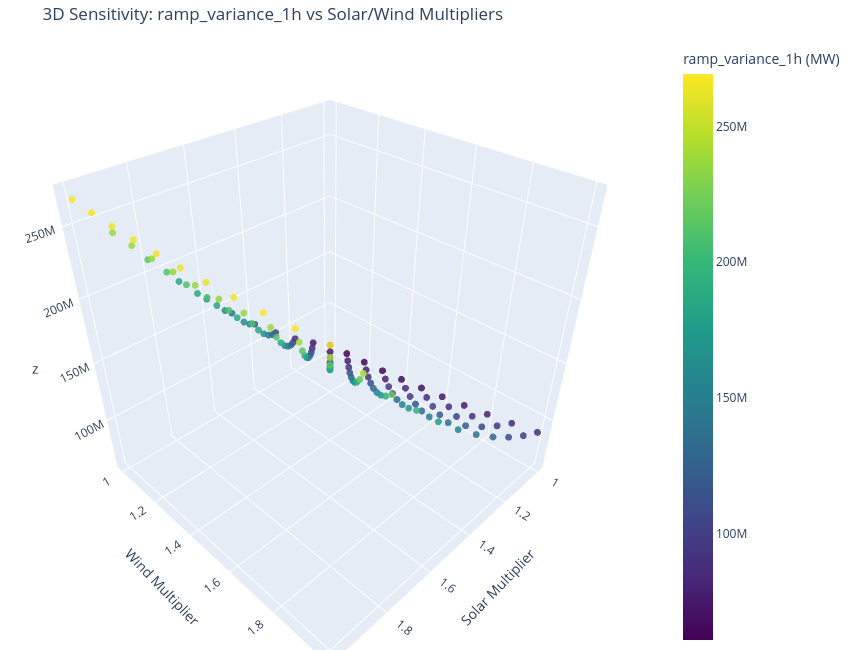
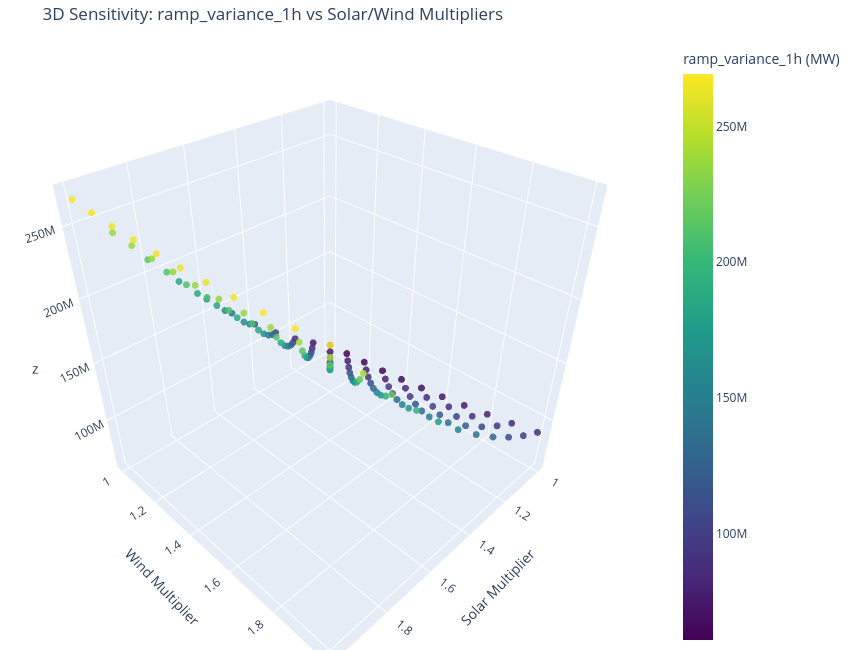

The notebook cell these images were saved under, in order:
### Code cell
def plot_3D(df, z_col):
    import plotly.express as px
    from pathlib import Path
    
    df[z_col] = df['risk'].apply(lambda risk: risk.get(z_col))

    x_col = "multiplier_soler" if "multiplier_soler" in df.columns else "multiplier_solar"
    y_col= "multiplier_wind"   

    fig = px.scatter_3d(
        df,
        x=x_col,
        y= y_col,
        z=df['risk'].apply(lambda risk: risk.get(z_col)),
        color=z_col,
        color_continuous_scale="Viridis",
        labels={
            x_col: "Solar Multiplier",
            "multiplier_wind": "Wind Multiplier",
            z_col: f"{z_col} (MW)",
        },
        title=f"3D Sensitivity: {z_col} vs Solar/Wind Multipliers",
        hover_data={x_col: True, "multiplier_wind": True, z_col: ":.2f"},
    )

    fig.update_traces(marker=dict(size=4, opacity=0.85))
    fig.update_layout(
        coloraxis_colorbar=dict(title=f"{z_col} (MW)"),
        margin=dict(l=0, r=0, b=0, t=40),
        width=850,
        height=650,
    )
    fig.show()
    
    # Save as static image for GitHub
    figures_dir = ROOT / "figures"
    figures_dir.mkdir(parents=True, exist_ok=True)
    
    img_path = figures_dir / f"3d_{z_col}.png"
    html_path = figures_dir / f"3d_{z_col}.html"
    
    fig.write_image(str(img_path), width=850, height=650)
    fig.write_html(str(html_path))
    
    print(f"Saved: {img_path.relative_to(ROOT)}")
    print(f"Saved: {html_path.relative_to(ROOT)}")
    
    return fig

plot_3D(sens_df, z_col='ramp_variance_1h')
